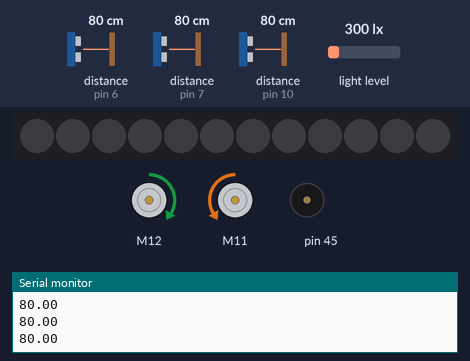
The sketch below on a simulated Arduino Uno, built with avr-gcc and run on an emulated ATmega328P. On the bench: 12 RGB LEDs in strip order, left to right, 2 × DC motor (green arrow = forward, orange = backward, longer = faster), buzzer (waves = sounding), the last lines printed to the serial monitor. The test bench sets the inputs (shaded band); at power-on: distance to the obstacle (sensors on pin 10, pin 7, pin 6) 80 cm, light level 300 lx.

Above: at 2.3 s.
2.4 s: distance to the obstacle (sensor on pin 10) set to 14 cm
3.9 s: distance to the obstacle (sensor on pin 10) set to 11 cm
At 4.7 s:
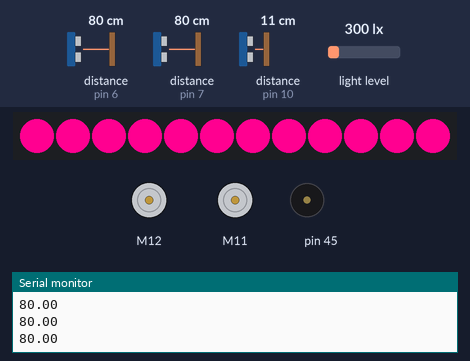
At 5.7 s:
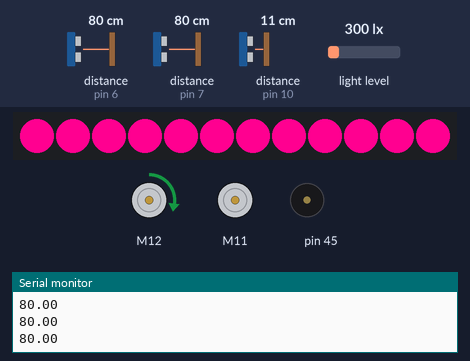
6.9 s: distance to the obstacle (sensor on pin 7) set to 19 cm
8.4 s: distance to the obstacle (sensor on pin 7) set to 14 cm
At 9.7 s:
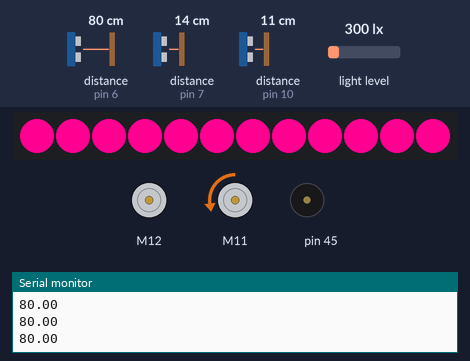
11.4 s: distance to the obstacle (sensor on pin 6) set to 2 cm
14.4 s: distance to the obstacle (sensor on pin 10) set to 299 cm
At 18.38 s:
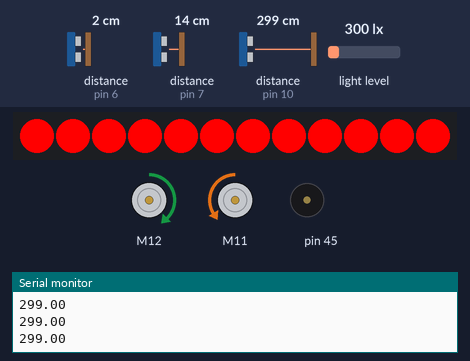
Timing chart, 0 to 18.4 s (numbered marks = the images above; inputs shaded):
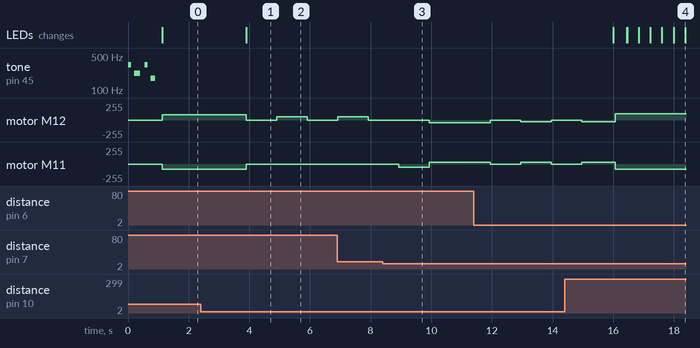

Measured:
- the behaviour switches between 13 and 12 cm on distance to the obstacle (sensor on pin 10) (found by bisection; images 0 and 1)
- the behaviour switches between 17 and 16 cm on distance to the obstacle (sensor on pin 7) (found by bisection; images 2 and 3)
- after the input at 2.4 s, every drawn part: stays the same
- after the input at 3.9 s, motor M12: forward 76/255 → stopped at once, → forward 51/255 1.0 s later, → stopped 1.0 s later; motor M11: backward 76/255 → stopped at once; the LEDs: change at once (image 1)
- after the input at 8.4 s, motor M11: stopped → backward 51/255 after 0.53 s, → forward 25/255 1.0 s later
- after the input at 14.4 s, the LEDs: first change after 1.6 s (image 4 shows a later state)

The sketch:

lasttry.ino
```cpp
#include <Arduino.h>
#include <Wire.h>
#include <SoftwareSerial.h>
#include <MeAuriga.h>

// Sensor and Motor Definitions
MeLightSensor lightSensorFront(12);
MeEncoderOnBoard motorLeft(SLOT1);
MeEncoderOnBoard motorRight(SLOT2);
MeUltrasonicSensor ultrasonicFront(10);
MeRGBLed rgbLedMain(0, 12);
MeUltrasonicSensor ultrasonicLeft(6);
MeUltrasonicSensor ultrasonicRight(7);
MeBuzzer buzzer;


double leftDist = 0;
double rightDist = 0;
double frontDist = 0;
double fullSpeed = 30; // in %
float rotationDelay = 0.8;
float motoradjust = 0;  // Adjust this value as needed
int currSpeed = 0;
float oldDistance = 0;
unsigned int curveCorrectionLeft = 0;
unsigned int curveCorrectionRight = 0;

void isr_process_motorLeft(void)
{
  if(digitalRead(motorLeft.getPortB()) == 0) {
    motorLeft.pulsePosMinus();
  } else {
    motorLeft.pulsePosPlus();
  }
}

void isr_process_motorRight(void)
{
  if(digitalRead(motorRight.getPortB()) == 0) {
    motorRight.pulsePosMinus();
  } else {
    motorRight.pulsePosPlus();
  }
}

void move(int direction, int speed) {
  int leftSpeed = 0;
  int rightSpeed = 0;

  if(direction == 1) { // Forward
    leftSpeed = -speed - motoradjust; // Adjust left motor speed
    rightSpeed = speed;
  } else if(direction == 2) { // Backward
    leftSpeed = speed + motoradjust;  // Adjust left motor speed
    rightSpeed = -speed;
  } else if(direction == 3) { // Turn Left
    leftSpeed = -speed - motoradjust; // Adjust left motor speed
    rightSpeed = -speed;
  } else if(direction == 4) { // Turn Right
    leftSpeed = speed + motoradjust;  // Adjust left motor speed
    rightSpeed = speed;
  }

  motorLeft.setTarPWM(leftSpeed);
  motorRight.setTarPWM(rightSpeed);
}


void _delay(float seconds) {
  if(seconds < 0.0) {
    seconds = 0.0;
  }
  long endTime = millis() + seconds * 1000;
  while(millis() < endTime) _loop();
}

void setup() {
  Serial.begin(115200);
  buzzer.setpin(45);
  randomSeed((unsigned long)(lightSensorFront.read() * 123456));
  TCCR1A = _BV(WGM10);
  TCCR1B = _BV(CS11) | _BV(WGM12);
  TCCR2A = _BV(WGM21) | _BV(WGM20);
  TCCR2B = _BV(CS21);
  attachInterrupt(motorRight.getIntNum(), isr_process_motorRight, RISING);
  attachInterrupt(motorLeft.getIntNum(), isr_process_motorLeft, RISING);
  rgbLedMain.setpin(44);
  rgbLedMain.fillPixelsBak(0, 2, 1);

  buzzer.tone(330, 0.1 * 1000);  // E4 (high beep)
  delay(100);                    // Small delay
  buzzer.tone(220, 0.2 * 1000);  // A3 (lower boop)
  delay(150);                    // Small delay
  buzzer.tone(330, 0.1 * 1000);  // E4 (high beep again)
  delay(100);                    // Small delay
  buzzer.tone(174, 0.15 * 1000); // D3 (lower bup)
  delay(200);

}

void _loop() {
  motorRight.loop();
  motorLeft.loop();
}

unsigned long lastMovementTime = millis();
int previousPositionLeft = motorLeft.getCurPos();
int previousPositionRight = motorRight.getCurPos();

void checkIfStuck() {
  int currentPositionLeft = motorLeft.getCurPos();
  int currentPositionRight = motorRight.getCurPos();

  // If no change in encoder position for 2 seconds, assume stuck
  if (abs(currentPositionLeft - previousPositionLeft) < 3 ||
      abs(currentPositionRight - previousPositionRight) < 3) {
    if (millis() - lastMovementTime > 3000) {  // 2 seconds
      // The robot is stuck

      rgbLedMain.setColor(255, 255, 255, 144);
      rgbLedMain.show();
      if(ultrasonicRight.distanceCm()<ultrasonicLeft.distanceCm()){
        motorLeft.setTarPWM( 10 / 100.0 * 255);
        motorRight.setTarPWM(-15 / 100.0 * 255);
        _delay(2);
      }else {
        motorLeft.setTarPWM( 15 / 100.0 * 255);
        motorRight.setTarPWM(-10 / 100.0 * 255);
        _delay(2);
      }

      //1.5 not enoug, 2 is good 2.5 too long


      // Recovery is done, now reset last movement time
      lastMovementTime = millis();
    }
  } else {
    lastMovementTime = millis();  // Reset timer if movement is detected
  }
  // Update previous positions
  previousPositionLeft = currentPositionLeft;
  previousPositionRight = currentPositionRight;
}


void loop() {

    rgbLedMain.setColor(0, 0, 0, 0);
    rgbLedMain.show();

    if(ultrasonicFront.distanceCm() > 30) {
      move(1, 30 / 100.0 * 255);
      currSpeed = 30 / 100.0 * 255;
    }else if(ultrasonicFront.distanceCm() > 20) {
      move(1, 15 / 100.0 * 255);
      currSpeed = 15 / 100.0 * 255;
    }


    if(ultrasonicFront.distanceCm() < 13)
    {
      move(1, 0);

      curveCorrectionLeft = 420;
      curveCorrectionRight = 420;

      rgbLedMain.setColor(0, 255, 0, 144);
      rgbLedMain.show();
      _delay(1);

      // Check if left is free to move
      //1.3 too much
      if (ultrasonicRight.distanceCm() > 16) {
        motorRight.setTarPWM(20 / 100.0 * 255);
        motorLeft.setTarPWM(0);
        _delay(1);
      }else  if(ultrasonicLeft.distanceCm() > 16) {
        motorRight.setTarPWM(0);
        motorLeft.setTarPWM(-1 * 20 / 100.0 * 255);
        _delay(1);
      } else {
        move(2, 10 / 100.0 * 255);
        _delay(1);
      }
    }

    checkIfStuck();

    if (ultrasonicFront.distanceCm() != 400 || ultrasonicFront.distanceCm() < 300) {
      oldDistance = ultrasonicFront.distanceCm();
    }

    if (oldDistance > 25)
    {
      Serial.println(oldDistance);
      wallCorrection();
    }

    _loop();
}

void wallCorrection() {
   // Wall Correction

    if (curveCorrectionLeft == 420 && curveCorrectionLeft == 420) {
      curveCorrectionLeft = 0;
      curveCorrectionRight = 0;
      return;
    }


    // Rechts
    if(ultrasonicRight.measure() < 430 && curveCorrectionRight < 150) {
      motorRight.setTarPWM(currSpeed * 1);
      motorLeft.setTarPWM(currSpeed * (-1.2));
      _delay(0.001);
      curveCorrectionRight++;


      rgbLedMain.setColor(0, 84, 255, 0);
      rgbLedMain.show();

      curveCorrectionLeft = 0;

      return;
    }

    // Links
    if(ultrasonicLeft.measure() < 430 && curveCorrectionLeft < 150) {
      motorRight.setTarPWM(currSpeed * 1.2);
      motorLeft.setTarPWM(currSpeed * (-1));
      _delay(0.001);
      curveCorrectionLeft++;


      rgbLedMain.setColor(0, 255, 0, 0);
      rgbLedMain.show();
      curveCorrectionRight = 0;

      return;
    }
}
```
